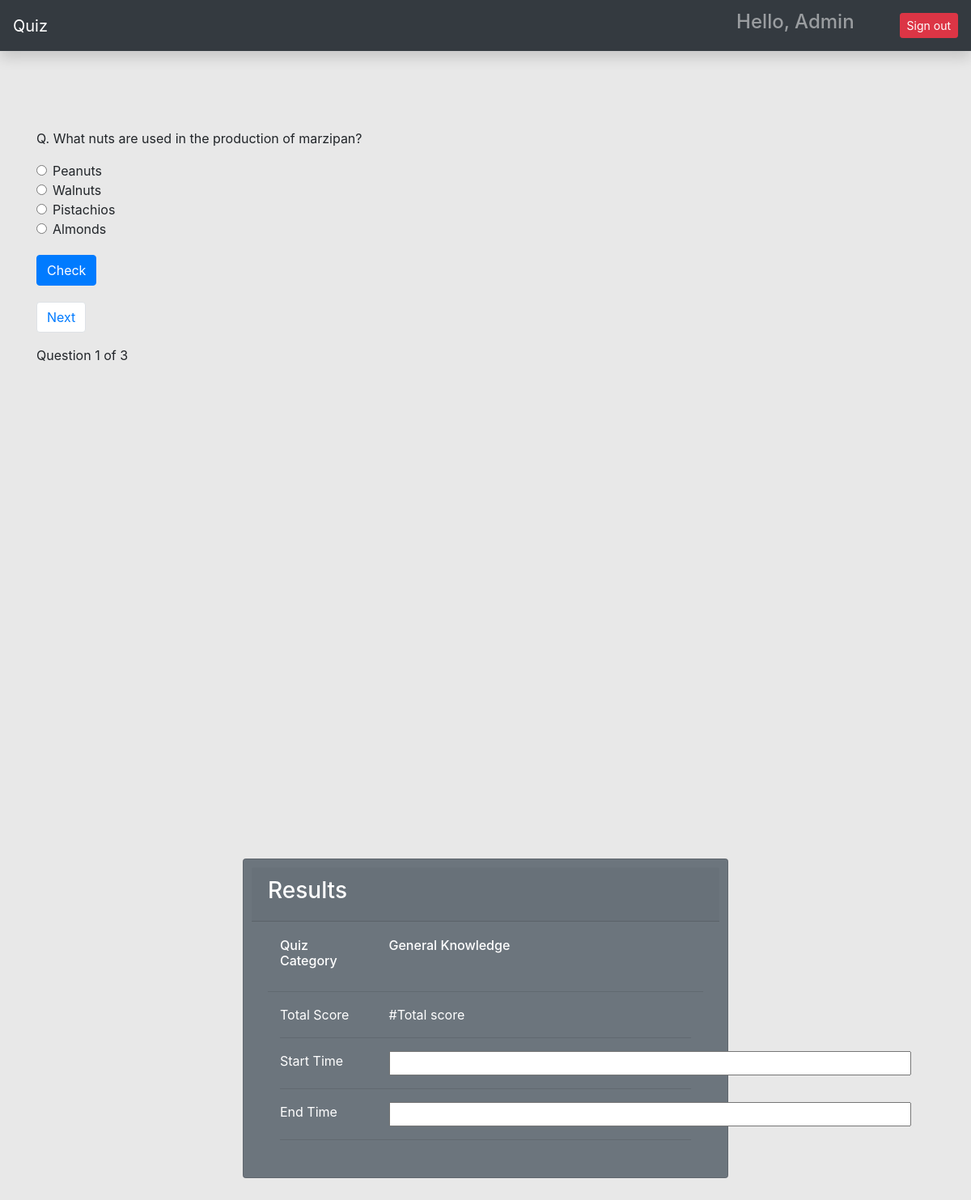
Page /quiz/category/2/ (signed in) on the committed database.
### quiz/models.py (models this page shows, shortened)
class Question(models.Model):
    choice = models.ForeignKey(Category, on_delete=models.CASCADE)
    question = models.CharField(max_length=250)
    answer = models.CharField(max_length=100)
    option_one = models.CharField(max_length=100)
    option_two = models.CharField(max_length=100)
    option_three = models.CharField(max_length=100, blank=True)
    option_four = models.CharField(max_length=100, blank=True)
    created_at = models.DateTimeField(auto_now_add=True)
    updated_at = models.DateTimeField(auto_now=True)

class Category(models.Model):
    owner = models.ForeignKey(to=User, on_delete=models.CASCADE)
    category = models.CharField(max_length=200)
    def __str__(self):
        return self.category

### quiz/views.py (the view, shortened to what this page needs)
# urls.py: path('category/<int:pk>/', take_quiz, name='take_quiz'),
@login_required(login_url='/login/')
def take_quiz(request, pk):
    questions = Question.objects.filter(choice=pk).order_by('-created_at')
    paginator = Paginator(questions,1)
    page_number = request.GET.get('page')
    page_obj = Paginator.get_page(paginator, page_number)
    context = {'questions': questions, 'page_obj': page_obj,}
    if request.method == 'GET':
        request.session['previous_page'] = request.path_info + "?page=" + request.GET.get("page", '1')
        return render(request, 'quiz.html', context)

### templates/quiz.html (shortened to what this page needs)
{% extends 'base.html' %}
{% load static %}
{% block content %}
<div id="section1">
<div class="container mt-5 pt-5">
{% for question in page_obj %}
<form action="" method="post">
  <p>Q. {{question.question}}</p>
  <div class="form-check">
  <input class="form-check-input" type="radio" name="option" id="option_one" value="{{question.option_one}}">
    {{question.option_one}}
</div>
<div class="form-check">
  <input class="form-check-input" type="radio" name="option" id="option_two" value="{{question.option_two}}">
    {{question.option_two}}
</div>
<div class="form-check">
  <input class="form-check-input" type="radio" name="option" id="option_three" value="{{question.option_three}}">
    {{question.option_three}}
</div>
<div class="form-check lower-radio">
  <input class="form-check-input" type="radio" name="option" id="option_four" value="{{question.option_four}}">
    {{question.option_four}}
</div>
  <input class="btn btn-primary check-btn" type="submit" value="Check" id="check" onclick="displayRadioValue();"/>
</form>
</div>
{% endfor %}
<div class="container">
  <div class="pagination-btns">
    <ol class="pagination align-right mr-auto">
    {% if page_obj.has_next %}
      <li class="page-item">
        <a id="next-btn" class="page-link btn btn-success" href="?page={{ page_obj.next_page_number }}" id="next-button" >Next</a>
      </li>
      {% endif %}
    </ol>
Question {{page_obj.number}} of {{page_obj.paginator.num_pages}}
</div>
</div>
</div>
<div  id="section2">
<div class="card text-white bg-secondary mb-3 quizresults">
    <div class="card-header"><h3>Results</h3></div>
    <div class="card-body">
    <div class="container">
    <div class="row">
      <h6 class="card-title col-3">Quiz Category</h6>
      {% for question in page_obj %}
      <h6 class="card-title col-8">{{question.choice}} </h6>
      {% endfor %}
    </div>
    </div>
    <hr>
      <p class="card-text">
      <div class="container">
      <div class="row">
        <div class="col-3">Total Score</div>
        <div class="col-8">#Total score</div>
      </div>
      <hr>
      <div class="row">
        <div class="col-3">Start Time</div>
        <div class="col-8" id="displayStartTime">
        <input type="text" size="58" id="startTimeField" readonly="true">
        </div>
      </div>
      <hr>
      <div class="row">
        <div class="col-3">End Time</div>
        <div class="col-8" id="displayEndTime">
        <input type="text" size="58" id="endTimeField" readonly="true">
        </div>
      </div>
      <hr>
      </div>
      </p>
    </div>
  </div>
</div>
{% endblock content %}

### templates/base.html (shortened to what this page needs)
{% load static %}
<html lang="en">
  <head>
    <link href="{% static 'css/bootstrap.min.css'%}" rel="stylesheet" />
    <link href="{% static 'css/main.css'%}" rel="stylesheet" />
    <link
      rel="stylesheet"
      href="https://maxcdn.bootstrapcdn.com/bootstrap/4.0.0/css/bootstrap.min.css"
    />
    <link rel="stylesheet" href="{% static 'css/styles.css' %}">
  </head>
  <body>
    <nav
      class="navbar navbar-dark sticky-top bg-dark flex-md-nowrap p-0 shadow"
    >
      <a class="navbar-brand col-md-3 col-lg-2 me-0 px-3" href="#"
        >Quiz</a
      >
      <ul class="navbar-nav px-3" style="display: flex; flex-direction: row; align-items:center;">
      <li class="nav-item text-nowrap">
      <div href="" class="nav-link">
      <h4 class="text text-capitalize">
      Hello, {{request.user.username}}
      </h4>
      </div>
      </li>
        <li class="nav-item text-nowrap mt-3 ml-2">
          <form action="{% url 'logout' %}" method="post">
            <input class="btn btn-danger btn-sm ml-5" type="submit" value="Sign out">
          </form>
        </li>
      </ul>
    </nav>
    {% block content %}
    {% endblock content %}
  </body>
</html>

### quiz/static/css/styles.css (style rules this page uses)
body { overflow: hidden; background-color: #E8E8E8; }
.check-btn { margin-top: 10px; }
.pagination-btns { margin-top: 20px; }
.lower-radio { margin-bottom: 10px; }
.quizresults { margin: auto; margin-top: 150px; width: 50%; padding: 10px; }
#section1 { height: 100vh; }
#section2 { height: 100vh; }

### rows in the picture
Question: question "What nuts are used in the production of marzipan?", option_one "Peanuts", option_two "Walnuts", option_three "Pistachios", option_four "Almonds", choice "General Knowledge"

### other values in the picture
{{ request.user.username }} "Admin"
{{ page_obj.number }} "1"
{{ page_obj.paginator.num_pages }} "3"
